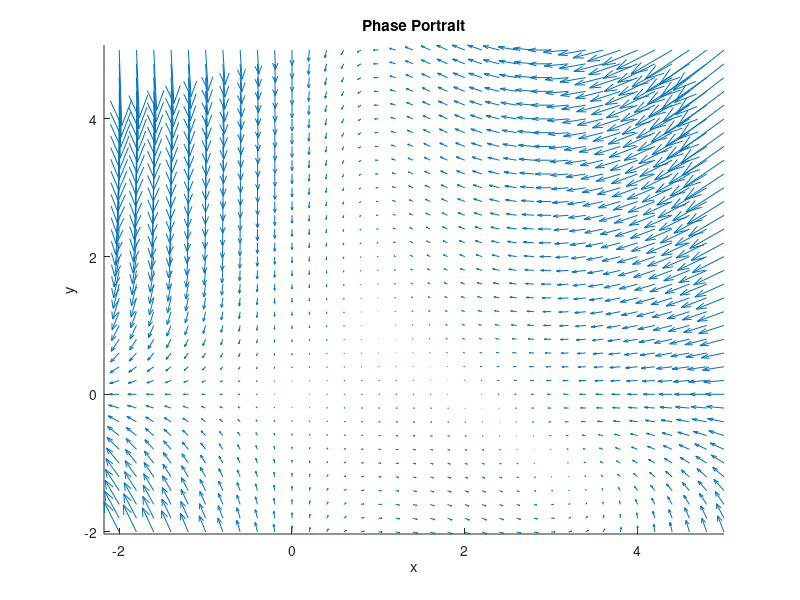

MATLAB code to generate this figure: (Note: this script raises an error after producing the figure.)
# p2.m
function p2
clear
figure(1)
hold on
[x,y]=meshgrid(-2:.2:5);
x_dot=x.*(2-x-y);
y_dot=y.*((4.*x)-(x.^2)-3);
h=quiver(x,y,x_dot,y_dot);
set(h,"autoscalefactor",4);
axis("tight");
title("Phase Portrait");
xlabel("x");
ylabel("y");
fixAxes;
endfunction
